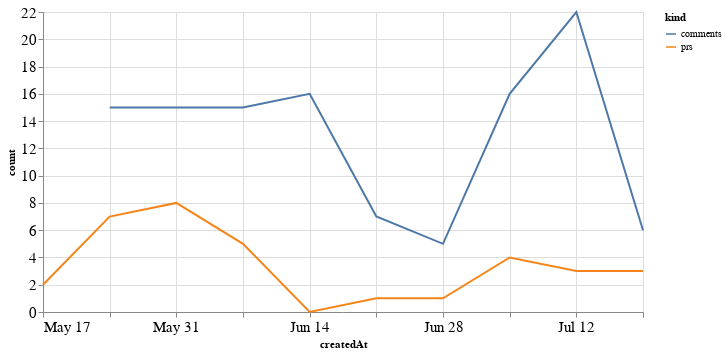

Notebook code cell kept with this figure:
### Code cell
alt.Chart(total_time, width=600).mark_line().encode(
    x='createdAt',
    y='count',
    color='kind'
)

### Figure 1 — Vega-Lite specification as saved in the notebook (floating-point values rounded to 4 significant figures)
{"config": {"axisLeft": {"labelFontSize": 15}, "axisBottom": {"labelFontSize": 15}}, "data": {"name": "data-8692892d802bc87b86718b011758c18a"}, "mark": "line", "encoding": {"color": {"type": "nominal", "field": "kind"}, "x": {"type": "temporal", "field": "createdAt"}, "y": {"type": "quantitative", "field": "count"}}, "width": 600, "$schema": "https://vega.github.io/schema/vega-lite/v4.8.1.json", "datasets": {"data-8692892d802bc87b86718b011758c18a": [{"createdAt": "2020-05-17T00:00:00", "kind": "prs", "count": 2.0}, {"createdAt": "2020-05-24T00:00:00", "kind": "prs", "count": 7.0}, {"createdAt": "2020-05-31T00:00:00", "kind": "prs", "count": 8.0}, {"createdAt": "2020-06-07T00:00:00", "kind": "prs", "count": 5.0}, {"createdAt": "2020-06-14T00:00:00", "kind": "prs", "count": 0.0}, {"createdAt": "2020-06-21T00:00:00", "kind": "prs", "count": 1.0}, {"createdAt": "2020-06-28T00:00:00", "kind": "prs", "count": 1.0}, {"createdAt": "2020-07-05T00:00:00", "kind": "prs", "count": 4.0}, {"createdAt": "2020-07-12T00:00:00", "kind": "prs", "count": 3.0}, {"createdAt": "2020-07-19T00:00:00", "kind": "prs", "count": 3.0}, {"createdAt": "2020-05-17T00:00:00", "kind": "comments", "count": null}, {"createdAt": "2020-05-24T00:00:00", "kind": "comments", "count": 15.0}, {"createdAt": "2020-05-31T00:00:00", "kind": "comments", "count": 15.0}, {"createdAt": "2020-06-07T00:00:00", "kind": "comments", "count": 15.0}, {"createdAt": "2020-06-14T00:00:00", "kind": "comments", "count": 16.0}, {"createdAt": "2020-06-21T00:00:00", "kind": "comments", "count": 7.0}, {"createdAt": "2020-06-28T00:00:00", "kind": "comments", "count": 5.0}, {"createdAt": "2020-07-05T00:00:00", "kind": "comments", "count": 16.0}, {"createdAt": "2020-07-12T00:00:00", "kind": "comments", "count": 22.0}, {"createdAt": "2020-07-19T00:00:00", "kind": "comments", "count": 6.0}]}}
